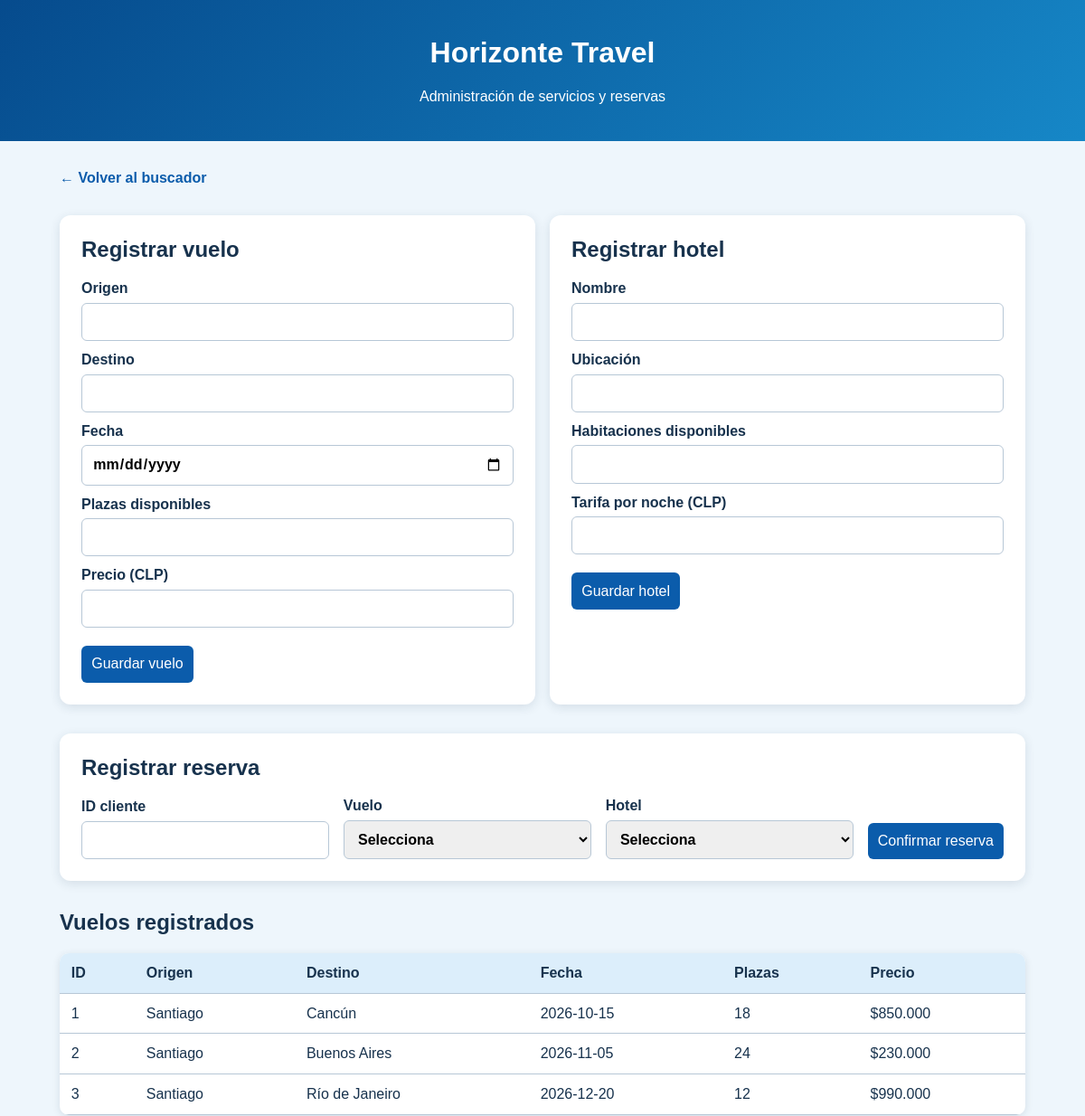
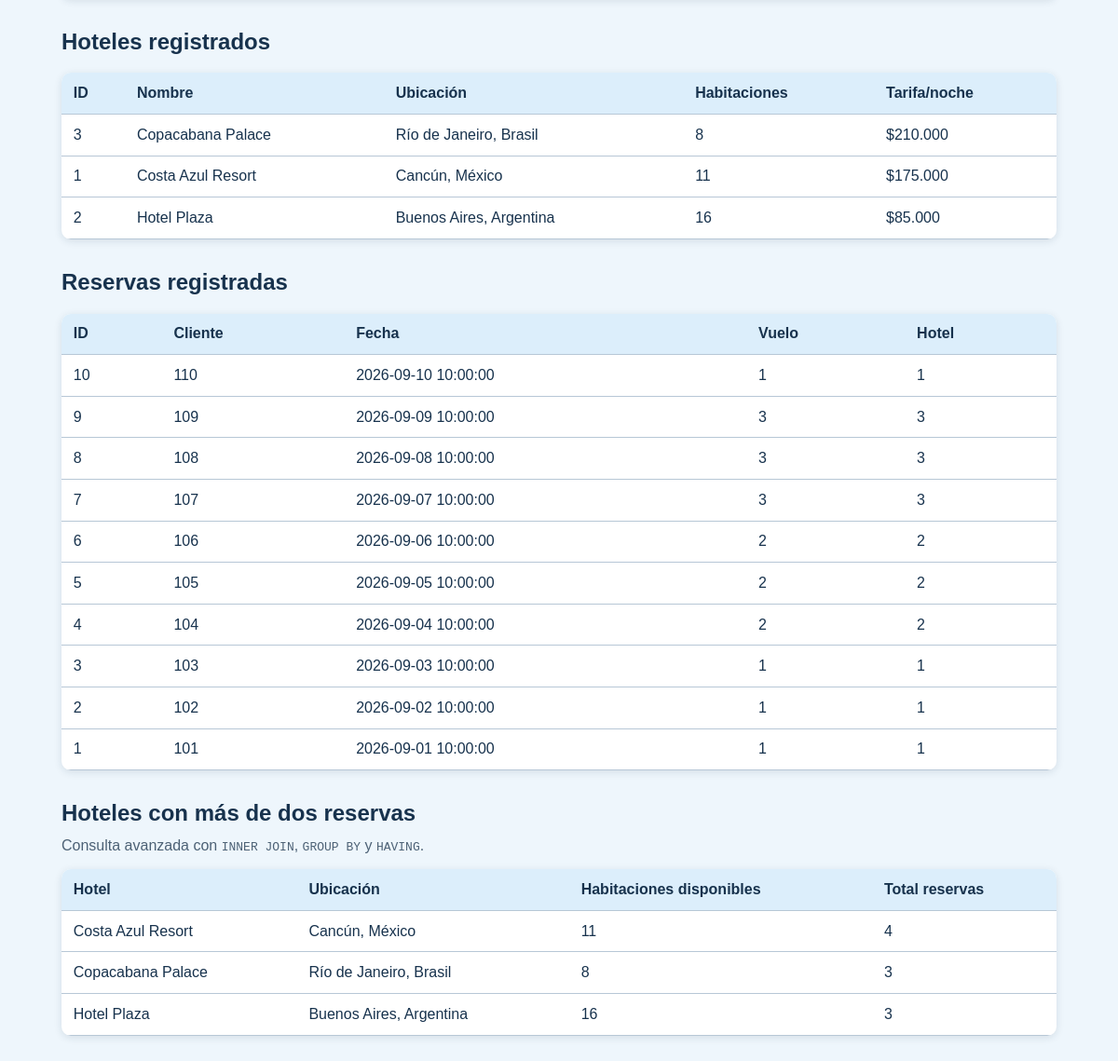
Screenshot of /gestion.php with the database file from the repository (2 pictures, top to bottom).
### tables this page shows
CREATE TABLE IF NOT EXISTS VUELO (
  id_vuelo INT UNSIGNED AUTO_INCREMENT PRIMARY KEY,
  origen VARCHAR(100) NOT NULL,
  destino VARCHAR(100) NOT NULL,
  fecha DATE NOT NULL,
  plazas_disponibles SMALLINT UNSIGNED NOT NULL,
  precio DECIMAL(12,2) UNSIGNED NOT NULL,
  CONSTRAINT chk_vuelo_plazas CHECK (plazas_disponibles >= 0),
  CONSTRAINT chk_vuelo_precio CHECK (precio >= 0),
  INDEX idx_vuelo_busqueda (origen, destino, fecha)
);

CREATE TABLE IF NOT EXISTS HOTEL (
  id_hotel INT UNSIGNED AUTO_INCREMENT PRIMARY KEY,
  nombre VARCHAR(150) NOT NULL,
  ubicacion VARCHAR(150) NOT NULL,
  habitaciones_disponibles SMALLINT UNSIGNED NOT NULL,
  tarifa_noche DECIMAL(12,2) UNSIGNED NOT NULL,
  CONSTRAINT chk_hotel_habitaciones CHECK (habitaciones_disponibles >= 0),
  CONSTRAINT chk_hotel_tarifa CHECK (tarifa_noche >= 0),
  INDEX idx_hotel_ubicacion (ubicacion)
);

CREATE TABLE IF NOT EXISTS RESERVA (
  id_reserva INT UNSIGNED AUTO_INCREMENT PRIMARY KEY,
  id_cliente INT UNSIGNED NOT NULL,
  fecha_reserva DATETIME NOT NULL DEFAULT CURRENT_TIMESTAMP,
  id_vuelo INT UNSIGNED NOT NULL,
  id_hotel INT UNSIGNED NOT NULL,
  CONSTRAINT fk_reserva_vuelo FOREIGN KEY (id_vuelo) REFERENCES VUELO(id_vuelo),
  CONSTRAINT fk_reserva_hotel FOREIGN KEY (id_hotel) REFERENCES HOTEL(id_hotel),
  INDEX idx_reserva_hotel (id_hotel),
  INDEX idx_reserva_vuelo (id_vuelo)
);

### gestion.php (called while the page is built, shortened)
<?php
function esc(mixed $value): string { return htmlspecialchars((string) $value, ENT_QUOTES, 'UTF-8'); }
try {
    $db = conectarBaseDatos();
    $vuelos = $db->query('SELECT * FROM VUELO ORDER BY fecha, id_vuelo')->fetchAll();
    $hoteles = $db->query('SELECT * FROM HOTEL ORDER BY nombre')->fetchAll();
    $reservas = $db->query('SELECT * FROM RESERVA ORDER BY fecha_reserva DESC, id_reserva DESC')->fetchAll();
    $hotelesPopulares = $db->query(
        'SELECT h.id_hotel, h.nombre, h.ubicacion, h.habitaciones_disponibles, COUNT(r.id_reserva) AS total_reservas
         FROM HOTEL h INNER JOIN RESERVA r ON r.id_hotel = h.id_hotel
         GROUP BY h.id_hotel, h.nombre, h.ubicacion, h.habitaciones_disponibles
         HAVING COUNT(r.id_reserva) > 2
         ORDER BY total_reservas DESC, h.nombre ASC'
    )->fetchAll();
} catch (Throwable $error) {
    $errorConexion = $error->getMessage(); $vuelos = $hoteles = $reservas = $hotelesPopulares = [];
}
require __DIR__ . '/views/management.php';

### views/management.php (the view, shortened to what this page needs)
<!doctype html>
<html lang="es">
<head>
<link rel="stylesheet" href="assets/css/styles.css">
</head>
<body>
<header>
<h1>Horizonte Travel</h1>
<p>Administración de servicios y reservas</p>
</header>
<main class="management">
<p>
<a class="clear-link" href="index.php">← Volver al buscador</a>
</p>
<?php if (isset($errorConexion)): ?>
<p class="message error">
<?= esc($errorConexion) ?> Ejecuta primero <code>database/schema.sql</code> y configura <code>includes/config.php</code>.</p>
<?php else: ?>
<section class="form-grid" aria-label="Ingreso de servicios">
<form class="data-form" method="post" data-validate>
<h2>Registrar vuelo</h2>
<label>Origen<input name="origen" required maxlength="100">
</label>
<label>Destino<input name="destino" required maxlength="100">
</label>
<label>Fecha<input name="fecha" type="date" required>
</label>
<label>Plazas disponibles<input name="plazas" type="number" min="0" required>
</label>
<label>Precio (CLP)<input name="precio" type="number" min="0" step="0.01" required>
</label>
<button>Guardar vuelo</button>
</form>
<form class="data-form" method="post" data-validate>
<h2>Registrar hotel</h2>
<label>Nombre<input name="nombre" required maxlength="150">
</label>
<label>Ubicación<input name="ubicacion" required maxlength="150">
</label>
<label>Habitaciones disponibles<input name="habitaciones" type="number" min="0" required>
</label>
<label>Tarifa por noche (CLP)<input name="tarifa" type="number" min="0" step="0.01" required>
</label>
<button>Guardar hotel</button>
</form>
</section>
<section class="search-container">
<h2>Registrar reserva</h2>
<form class="filters" method="post" data-validate>
<label>ID cliente<input name="id_cliente" type="number" min="1" required>
</label>
<label>Vuelo<select name="id_vuelo" required>
<option value="">Selecciona</option>
</select>
</label>
<label>Hotel<select name="id_hotel" required>
<option value="">Selecciona</option>
</select>
</label>
<button>Confirmar reserva</button>
</form>
</section>
<section>
<h2>Vuelos registrados</h2>
<div class="table-wrap">
<table>
<thead>
<tr>
<th>ID</th>
<th>Origen</th>
<th>Destino</th>
<th>Fecha</th>
<th>Plazas</th>
<th>Precio</th>
</tr>
</thead>
<tbody>
<?php foreach ($vuelos as $v): ?>
<tr>
<td>
<?= $v['id_vuelo'] ?>
</td>
<td>
<?= esc($v['origen']) ?>
</td>
<td>
<?= esc($v['destino']) ?>
</td>
<td>
<?= esc($v['fecha']) ?>
</td>
<td>
<?= $v['plazas_disponibles'] ?>
</td>
<td>$<?= number_format((float)$v['precio'], 0, ',', '.') ?>
</td>
</tr>
<?php endforeach; ?>
</tbody>
</table>
</div>
</section>
<section>
<h2>Hoteles registrados</h2>
<div class="table-wrap">
<table>
<thead>
<tr>
<th>ID</th>
<th>Nombre</th>
<th>Ubicación</th>
<th>Habitaciones</th>
<th>Tarifa/noche</th>
</tr>
</thead>
<tbody>
<?php foreach ($hoteles as $h): ?>
<tr>
<td>
<?= $h['id_hotel'] ?>
</td>
<td>
<?= esc($h['nombre']) ?>
</td>
<td>
<?= esc($h['ubicacion']) ?>
</td>
<td>
<?= $h['habitaciones_disponibles'] ?>
</td>
<td>$<?= number_format((float)$h['tarifa_noche'], 0, ',', '.') ?>
</td>
</tr>
<?php endforeach; ?>
</tbody>
</table>
</div>
</section>
<section>
<h2>Reservas registradas</h2>
<div class="table-wrap">
<table>
<thead>
<tr>
<th>ID</th>
<th>Cliente</th>
<th>Fecha</th>
<th>Vuelo</th>
<th>Hotel</th>
</tr>
</thead>
<tbody>
<?php foreach ($reservas as $r): ?>
<tr>
<td>
<?= $r['id_reserva'] ?>
</td>
<td>
<?= $r['id_cliente'] ?>
</td>
<td>
<?= esc($r['fecha_reserva']) ?>
</td>
<td>
<?= $r['id_vuelo'] ?>
</td>
<td>
<?= $r['id_hotel'] ?>
</td>
</tr>
<?php endforeach; ?>
</tbody>
</table>
</div>
</section>
<section>
<h2>Hoteles con más de dos reservas</h2>
<p class="helper-text">Consulta avanzada con <code>INNER JOIN</code>, <code>GROUP BY</code> y <code>HAVING</code>.</p>
<div class="table-wrap">
<table>
<thead>
<tr>
<th>Hotel</th>
<th>Ubicación</th>
<th>Habitaciones disponibles</th>
<th>Total reservas</th>
</tr>
</thead>
<tbody>
<?php foreach ($hotelesPopulares as $h): ?>
<tr>
<td>
<?= esc($h['nombre']) ?>
</td>
<td>
<?= esc($h['ubicacion']) ?>
</td>
<td>
<?= $h['habitaciones_disponibles'] ?>
</td>
<td>
<?= $h['total_reservas'] ?>
</td>
</tr>
<?php endforeach; ?>
</tbody>
</table>
</div>
</section>
<?php endif; ?>
</main>
</body>
</html>

### assets/css/styles.css (style rules this page uses)
:root { --p: #0b5cab; --ph: #074a88; --t: #17324d; --f: #eef6fc; --s: #fff; --b: #b7c7d6; --o: #b44700; --e: #14804a; }
* { box-sizing: border-box; }
body { margin: 0; font-family: Arial, sans-serif; color: var(--t); background: var(--f); }
header { padding: 2.5rem 1rem; text-align: center; color: var(--s); background: linear-gradient(135deg, #064b8d, #1687c7); }
header h1, h2 { margin-top: 0; }
header p { margin-bottom: 0; }
main { max-width: 1100px; margin: 2rem auto; padding: 0 1rem; }
.search-container { margin-bottom: 2rem; padding: 1.5rem; border-radius: 12px; background: var(--s); box-shadow: 0 3px 12px rgb(23 50 77 / 12%); }
.filters { display: flex; flex-wrap: wrap; align-items: end; gap: 1rem; }
label { flex: 1 1 190px; font-weight: bold; }
input, select, button { width: 100%; margin-top: 0.4rem; padding: 0.7rem; border: 1px solid var(--b); border-radius: 6px; font: inherit; }
button { width: auto; cursor: pointer; color: var(--s); border: 0; background: var(--p); }
.helper-text { margin-top: -0.5rem; color: #4c6175; }
.clear-link { align-self: center; color: var(--p); font-weight: bold; text-decoration: none; }
.management section { margin: 2rem 0; }
.form-grid { display: grid; grid-template-columns: repeat(auto-fit, minmax(280px, 1fr)); gap: 1rem; }
.data-form { padding: 1.5rem; border-radius: 12px; background: var(--s); box-shadow: 0 3px 12px rgb(23 50 77 / 12%); }
.data-form label { display: block; margin: 0.75rem 0; }
.data-form button { margin-top: 0.5rem; }
.table-wrap { overflow-x: auto; background: var(--s); border-radius: 10px; box-shadow: 0 2px 8px rgb(23 50 77 / 12%); }
table { width: 100%; border-collapse: collapse; }
th, td { padding: 0.8rem; text-align: left; border-bottom: 1px solid var(--b); }
th { background: #dceefb; }

### rows the page displays
vuelo: id_vuelo "1", origen "Santiago", destino "Cancún", fecha "2026-10-15", plazas_disponibles "18", precio "850.000"
vuelo: id_vuelo "2", origen "Santiago", destino "Buenos Aires", fecha "2026-11-05", plazas_disponibles "24", precio "230.000"
vuelo: id_vuelo "3", origen "Santiago", destino "Río de Janeiro", fecha "2026-12-20", plazas_disponibles "12", precio "990.000"
hotel: id_hotel "3", nombre "Copacabana Palace", ubicacion "Río de Janeiro, Brasil", habitaciones_disponibles "8", tarifa_noche "210.000", total_reservas "3"
hotel: id_hotel "1", nombre "Costa Azul Resort", ubicacion "Cancún, México", habitaciones_disponibles "11", tarifa_noche "175.000", total_reservas "4"
hotel: id_hotel "2", nombre "Hotel Plaza", ubicacion "Buenos Aires, Argentina", habitaciones_disponibles "16", tarifa_noche "85.000", total_reservas "3"
reserva: id_reserva "10", id_cliente "110", fecha_reserva "2026-09-10 10:00:00", id_vuelo "1", id_hotel "1"
reserva: id_reserva "9", id_cliente "109", fecha_reserva "2026-09-09 10:00:00", id_vuelo "3", id_hotel "3"
reserva: id_reserva "8", id_cliente "108", fecha_reserva "2026-09-08 10:00:00", id_vuelo "3", id_hotel "3"
reserva: id_reserva "7", id_cliente "107", fecha_reserva "2026-09-07 10:00:00", id_vuelo "3", id_hotel "3"
reserva: id_reserva "6", id_cliente "106", fecha_reserva "2026-09-06 10:00:00", id_vuelo "2", id_hotel "2"
reserva: id_reserva "5", id_cliente "105", fecha_reserva "2026-09-05 10:00:00", id_vuelo "2", id_hotel "2"
reserva: id_reserva "4", id_cliente "104", fecha_reserva "2026-09-04 10:00:00", id_vuelo "2", id_hotel "2"
reserva: id_reserva "3", id_cliente "103", fecha_reserva "2026-09-03 10:00:00", id_vuelo "1", id_hotel "1"
reserva: id_reserva "2", id_cliente "102", fecha_reserva "2026-09-02 10:00:00", id_vuelo "1", id_hotel "1"
reserva: id_reserva "1", id_cliente "101", fecha_reserva "2026-09-01 10:00:00", id_vuelo "1", id_hotel "1"
